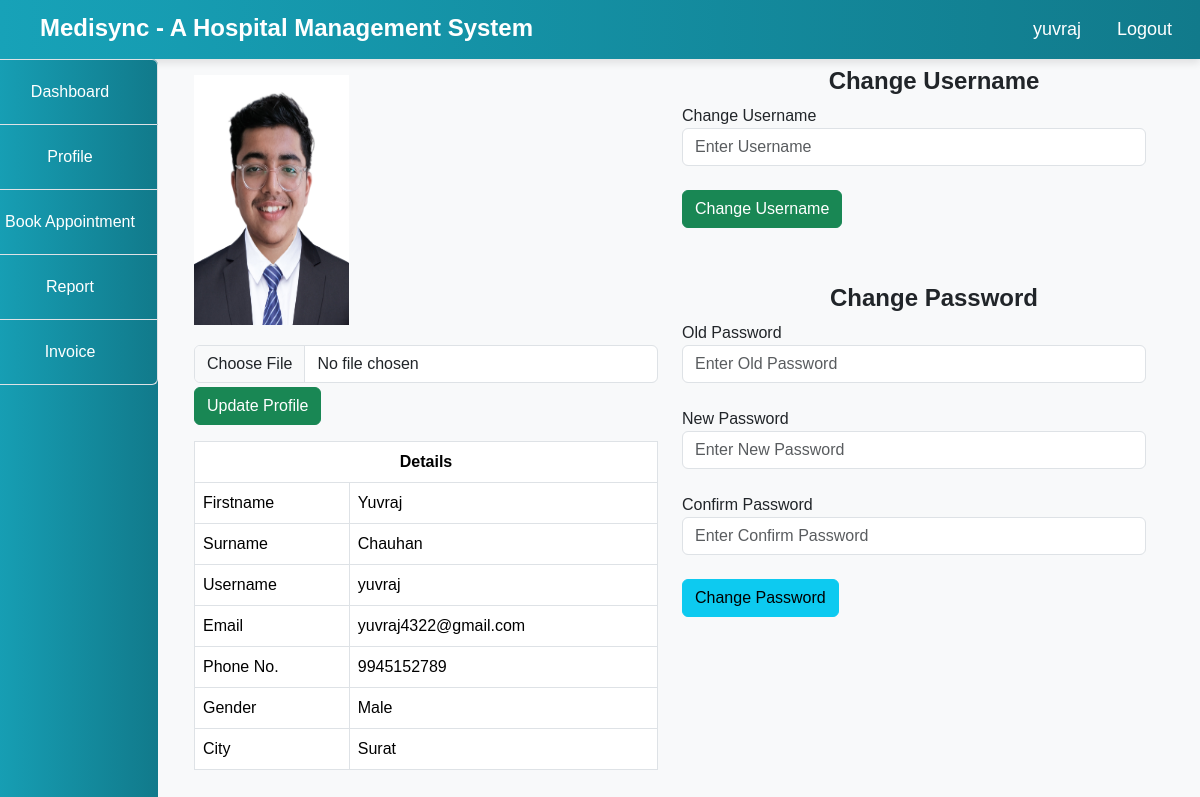
/Hospital/patient/profile.php (signed in), run on the app's committed database.
### tables this page shows
CREATE TABLE `patient` (
  `id` int(100) NOT NULL,
  `firstname` varchar(100) NOT NULL,
  `surname` varchar(100) NOT NULL,
  `username` varchar(100) NOT NULL,
  `email` varchar(100) NOT NULL,
  `gender` varchar(100) NOT NULL,
  `phone` varchar(100) NOT NULL,
  `city` varchar(100) NOT NULL,
  `password` varchar(100) NOT NULL,
  `date_reg` varchar(100) NOT NULL,
  `profile` varchar(100) NOT NULL
);

### Hospital/patient/profile.php (the view, shortened to what this page needs)
<?php
include("../include/connection.php");
?>
 <!DOCTYPE html>
<html lang="en">
<head>
</head>
<body>
    <?php include("../include/header.php"); ?>
    <div class="container-fluid">
        <div class="col-md-12">
            <div class="row">
                <div class="col-md-2" style="margin-left: -30px;">
                    <?php include("sidenav.php"); ?>
                </div>
                <div class="col-md-10">
                    <div class="container-fluid">
                        <div class="col-md-12">
                            <div class="row">
                                <div class="col-md-6">
                                    <?php
                                    $doc = $_SESSION['patient'];
                                    $query = "SELECT * FROM patient WHERE username='$doc'";
                                    $res = mysqli_query($connect, $query);
                                    $row = mysqli_fetch_array($res);
                                    ?>
                                    <form method="post" enctype="multipart/form-data" onsubmit="return validateProfileUpdate(event)">
                                        <?php echo "<img src='img/".$row['profile']."' style='height: 250px;' class='col-md-4 my-3'>"; ?>
                                        <input type="file" name="img" class="form-control my-1">
                                        <input type="submit" name="upload" class="btn btn-success" value="Update Profile">
                                    </form>
                                    <div class="my-3">
                                        <table class="table table-bordered">
                                            <tr>
                                                <th colspan="2" class="text-center">Details</th>
                                            </tr>
                                            <tr>
                                                <td>Firstname</td>
                                                <td><?php echo $row['firstname'];?></td>
                                            </tr>
                                            <tr>
                                                <td>Surname</td>
                                                <td><?php echo $row['surname'];?></td>
                                            </tr>
                                            <tr>
                                                <td>Username</td>
                                                <td><?php echo $row['username'];?></td>
                                            </tr>
                                            <tr>
                                                <td>Email</td>
                                                <td><?php echo $row['email'];?></td>
                                            </tr>
                                            <tr>
                                                <td>Phone No.</td>
                                                <td><?php echo $row['phone'];?></td>
                                            </tr>
                                            <tr>
                                                <td>Gender</td>
                                                <td><?php echo $row['gender'];?></td>
                                            </tr>
                                            <tr>
                                                <td>City</td>
                                                <td><?php echo $row['city'];?></td>
                                            </tr>
                                        </table>
                                    </div>
                                </div>
                                <div class="col-md-6">
                                    <h5 class="text-center my-2">Change Username</h5>
                                    <form method="post" onsubmit="return validateUsernameChange(event)">
                                        <label>Change Username</label>
                                        <input type="text" name="uname" class="form-control" autocomplete="off" placeholder="Enter Username">
                                        <br>
                                        <input type="submit" name="change_uname" class="btn btn-success" value="Change Username">
                                    </form>
                                    <br></br>
                                    <h5 class="text-center my-2">Change Password</h5>
                                    <form method="post" onsubmit="return validatePasswordChange(event)">
                                        <div class="form-group">
                                            <label>Old Password</label>
                                            <input type="password" name="old_pass" class="form-control" autocomplete="off" placeholder="Enter Old Password">
                                        </div>
                                        <br>
                                        <div class="form-group">
                                            <label>New Password</label>
                                            <input type="password" name="new_pass" class="form-control" autocomplete="off" placeholder="Enter New Password">
                                        </div>
                                        <br>
                                        <div class="form-group">
                                            <label>Confirm Password</label>
                                            <input type="password" name="con_pass" class="form-control" autocomplete="off" placeholder="Enter Confirm Password">
                                        </div>
                                        <br>
                                        <input type="submit" name="change_pass" class="btn btn-info" value="Change Password">
                                    </form>
                                </div>
                            </div>
                        </div>
                    </div>
                </div>
            </div>
        </div>
    </div>
</body>
</html>

### Hospital/include/header.php (style rules this page uses)
body { font-family: 'Arial', sans-serif; background-color: #f8f9fa; }
h5 { margin-left: 40px; margin-top: 5px; font-size: 24px; font-weight: bold; }

### data on the page
patient: profile (picture), firstname "Yuvraj", surname "Chauhan", username "yuvraj", email "yuvraj4322@gmail.com", phone "9945152789", gender "Male", city "Surat"

### other printed values
$user "yuvraj"
